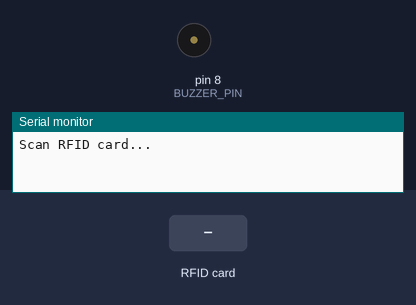
The sketch below on a simulated Arduino Uno, built with avr-gcc and run on an emulated ATmega328P. Shown: buzzer (waves = sounding, pin HIGH), the last lines printed to the serial monitor. The test bench sets the inputs (shaded band). Pins used as bus, display or sensor lines are not drawn.

Above: at 1.2 s.
1.3 s: RFID card 5E 7A 19 C4 held to the reader
At 1.55 s:
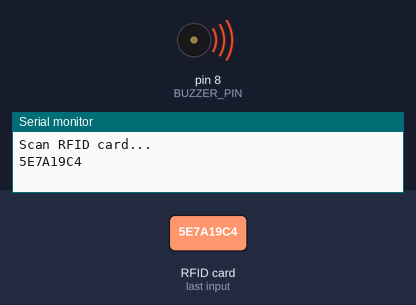
4.3 s: RFID card A1 14 6D 1B held to the reader
At 5.5 s:
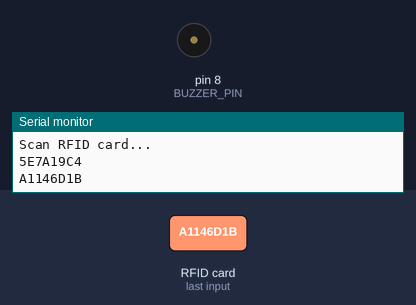
5.8 s: RFID card 33 77 1D 0A held to the reader
At 6.8 s:
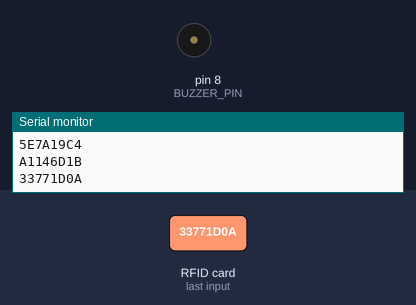
Timing chart, 0 to 8.8 s (numbered marks = the images above; inputs shaded):
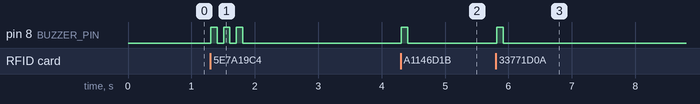

Measured:
- after the input at 1.3 s, pin 8 (BUZZER_PIN): alternates HIGH for 0.10 s and LOW for 0.10 s, 6 changes in all, then stays LOW, starting at once
- after the input at 4.3 s, pin 8 (BUZZER_PIN): LOW → HIGH at once, → LOW 0.10 s later
- after the input at 5.8 s, pin 8 (BUZZER_PIN): LOW → HIGH at once, → LOW 0.10 s later

The sketch:

arduino_uno.ino
```cpp
#include <SPI.h>
#include <MFRC522.h>

#define SS_PIN 10
#define RST_PIN 9
#define BUZZER_PIN 8 // Pin where the buzzer is connected

MFRC522 mfrc522(SS_PIN, RST_PIN);

// Define known UIDs (example UIDs, replace with actual ones)
byte knownUIDs[][4] = {
  {0xA1,0x14,0x6D,0x1B},
{0x33,0x77,0x1D,0x0A}
};
const int numKnownUIDs = sizeof(knownUIDs) / sizeof(knownUIDs[0]);

void setup() {
  Serial.begin(9600);
  SPI.begin();
  mfrc522.PCD_Init();
  pinMode(BUZZER_PIN, OUTPUT); // Initialize buzzer pin as an output
  Serial.println("Scan RFID card...");
}

void loop() {
  // Look for new cards
  if (mfrc522.PICC_IsNewCardPresent() && mfrc522.PICC_ReadCardSerial()) {
    // Print UID to serial monitor without spaces
    // Serial.print("UID:");
    for (byte i = 0; i < mfrc522.uid.size; i++) {
      if (mfrc522.uid.uidByte[i] < 0x10) {
        Serial.print("0");
      }
      Serial.print(mfrc522.uid.uidByte[i], HEX);
    }
    Serial.println();

    // Check if the UID is known
    if (isKnownUID(mfrc522.uid.uidByte, mfrc522.uid.size)) {
      // UID is known, beep the buzzer once
      beepBuzzer(1);
    } else {
      // UID is unknown, beep the buzzer 3 times
      beepBuzzer(3);
    }

    mfrc522.PICC_HaltA(); // Halt PICC
    mfrc522.PCD_StopCrypto1(); // Stop encryption on PCD
    delay(1000); // Delay before looking for another card
  }
}

bool isKnownUID(byte *uid, byte size) {
  for (int i = 0; i < numKnownUIDs; i++) {
    if (memcmp(uid, knownUIDs[i], size) == 0) {
      return true;
    }
  }
  return false;
}

void beepBuzzer(int times) {
  for (int i = 0; i < times; i++) {
    digitalWrite(BUZZER_PIN, HIGH); // Turn buzzer on
    delay(100); // Buzz for 100 milliseconds
    digitalWrite(BUZZER_PIN, LOW); // Turn buzzer off
    delay(100); // Short delay between beeps
  }
}
```
